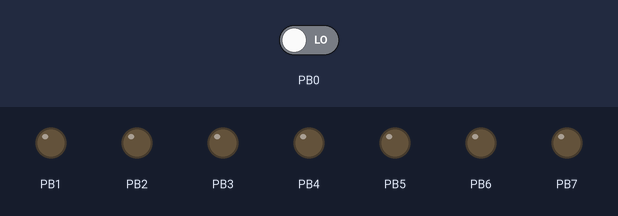
The program below on a simulated ATmega128, built with avr-gcc and emulated at 16 MHz. On the bench: output pins drawn as LEDs (lit = HIGH). The inputs (shaded band) are chosen by the test bench; at power-on: PB0 LOW.

Above: at 1.2 s.
1.3 s: PB0 driven HIGH
At 1.6 s:
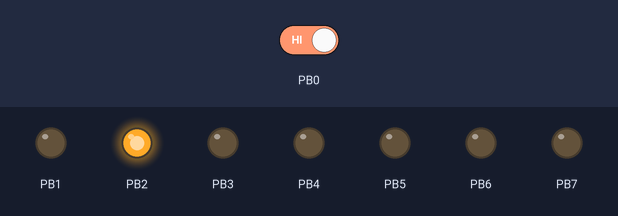
Timing chart, 0 to 4.3 s (numbered marks = the images above; inputs shaded):
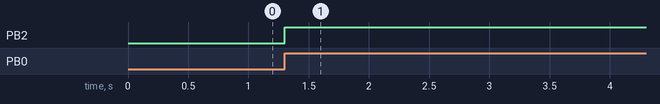

The program:

main.c
```c
/*
 * GccApplication1-3.c
 *
 * Created: 2022-11-03 오후 6:23:42
 * Author : MS
 */

#define F_CPU 16000000L
#include <avr/io.h>
#include <util/delay.h>

int main(void)
{

	DDRB = 0x0fe;
	int state = 0, value = 0, oldvalue = 0;

    while (1)
    {
		if((PINB & 0x03) == 0x01){
			value = (PINB & 0x03);
		}	else (value = 0);

		if( oldvalue == 0 && value == 1){
			state = (state + 1 ) % 2;
		}
		if(state == 1){
			PORTB |= 0x04;
		} else {
			PORTB &= ~0x04;
		}
		oldvalue = value;
    }
}
```

Measured:
- after the input at 1.3 s, PB2: LOW → HIGH at once
